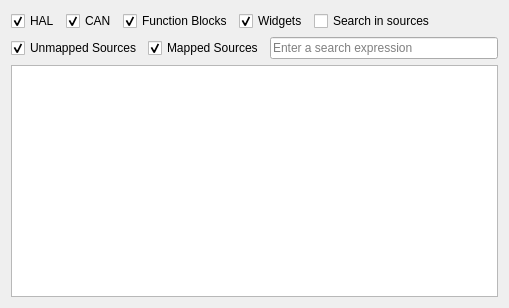
<?xml version="1.0" encoding="UTF-8"?>
<ui version="4.0">
 <class>SinksOverview</class>
 <widget class="QWidget" name="SinksOverview">
  <property name="geometry">
   <rect>
    <x>0</x>
    <y>0</y>
    <width>509</width>
    <height>308</height>
   </rect>
  </property>
  <property name="windowTitle">
   <string>Form</string>
  </property>
  <layout class="QGridLayout" name="gridLayout">
   <item row="2" column="0">
    <layout class="QHBoxLayout" name="horizontalLayout_2">
     <item>
      <widget class="QCheckBox" name="UMSinksCheckBox">
       <property name="text">
        <string>Unmapped Sources</string>
       </property>
       <property name="checked">
        <bool>true</bool>
       </property>
      </widget>
     </item>
     <item>
      <widget class="QCheckBox" name="MSinksCheckBox">
       <property name="text">
        <string>Mapped Sources</string>
       </property>
       <property name="checked">
        <bool>true</bool>
       </property>
      </widget>
     </item>
     <item>
      <widget class="QLineEdit" name="m_lineEditFilter">
       <property name="placeholderText">
        <string>Enter a search expression</string>
       </property>
      </widget>
     </item>
    </layout>
   </item>
   <item row="0" column="0">
    <layout class="QHBoxLayout" name="horizontalLayout">
     <item>
      <widget class="QCheckBox" name="HALSelectionCheckBox">
       <property name="text">
        <string>HAL</string>
       </property>
       <property name="checked">
        <bool>true</bool>
       </property>
       <property name="tristate">
        <bool>false</bool>
       </property>
      </widget>
     </item>
     <item>
      <widget class="QCheckBox" name="CANSelectionCheckBox">
       <property name="text">
        <string>CAN</string>
       </property>
       <property name="checked">
        <bool>true</bool>
       </property>
      </widget>
     </item>
     <item>
      <widget class="QCheckBox" name="FBSelectionCheckBox">
       <property name="text">
        <string>Function Blocks</string>
       </property>
       <property name="checked">
        <bool>true</bool>
       </property>
      </widget>
     </item>
     <item>
      <widget class="QCheckBox" name="widgetsSelectionCheckBox">
       <property name="text">
        <string>Widgets</string>
       </property>
       <property name="checked">
        <bool>true</bool>
       </property>
      </widget>
     </item>
     <item>
      <widget class="QCheckBox" name="searchSourcesSelectionCheckBox">
       <property name="text">
        <string>Search in sources</string>
       </property>
       <property name="checked">
        <bool>false</bool>
       </property>
      </widget>
     </item>
     <item>
      <spacer name="horizontalSpacer">
       <property name="orientation">
        <enum>Qt::Horizontal</enum>
       </property>
       <property name="sizeHint" stdset="0">
        <size>
         <width>40</width>
         <height>20</height>
        </size>
       </property>
      </spacer>
     </item>
    </layout>
   </item>
   <item row="3" column="0">
    <widget class="QTableView" name="tableView">
     <property name="styleSheet">
      <string notr="true">QTableView::item:hover {  background: qlineargradient(x1: 0, y1: 0, x2: 0, y2: 1, stop: 0 #FAFBFE, stop: 1 #DCDEF1) }</string>
     </property>
     <attribute name="horizontalHeaderCascadingSectionResizes">
      <bool>false</bool>
     </attribute>
    </widget>
   </item>
  </layout>
 </widget>
 <resources/>
 <connections/>
</ui>
